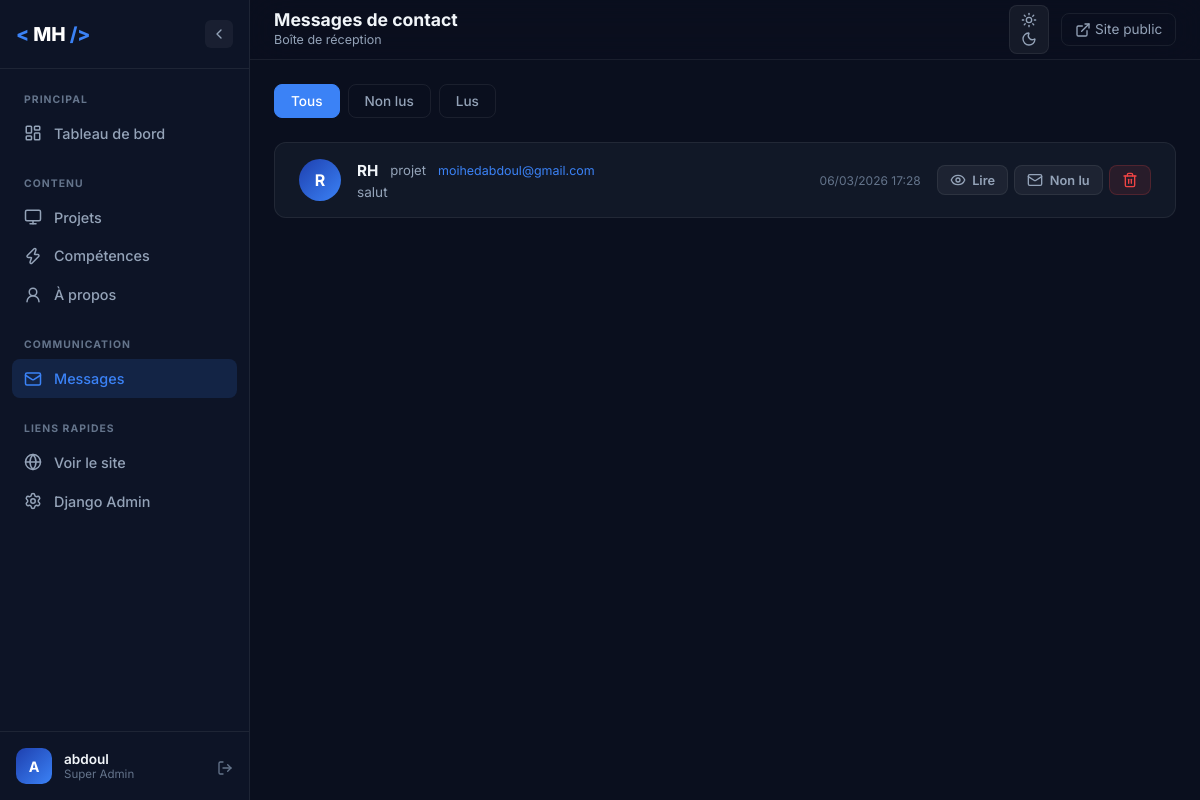
The page /dashboard/messages/ (signed in) on the database its author committed.
### portfolio/models.py (models this page shows, shortened)
class ContactMessage(models.Model):
    name = models.CharField(_('Nom'), max_length=100)
    email = models.EmailField(_('Email'))
    subject = models.CharField(_('Sujet'), max_length=200, blank=True)
    message = models.TextField(_('Message'))
    is_read = models.BooleanField(_('Lu'), default=False)
    created_at = models.DateTimeField(_('Reçu le'), auto_now_add=True)
    class Meta:
        ordering = ['-created_at']
        verbose_name = _('Message de contact')
        verbose_name_plural = _('Messages de contact')

### dashboard/views.py (the view)
# urls.py: path('messages/', views.message_list, name='message_list'),
@login_required(login_url='dashboard:login')
@user_passes_test(is_staff, login_url='dashboard:login')
def message_list(request):
    status = request.GET.get('status', '')
    msgs = ContactMessage.objects.order_by('-created_at')
    if status == 'unread':
        msgs = msgs.filter(is_read=False)
    elif status == 'read':
        msgs = msgs.filter(is_read=True)
    context = {'messages_list': msgs, 'status': status}
    return render(request, 'dashboard/messages/list.html', context)

### dashboard/views.py (called while the page is built)
def is_staff(user):
    return user.is_staff or user.is_superuser

### templates/dashboard/messages/list.html (shortened to what this page needs)
{% extends 'dashboard/base.html' %}
{% block nav_messages %}active{% endblock %}
{% block page_title %}Messages de contact{% endblock %}
{% block breadcrumb %}Boîte de réception{% endblock %}
{% block content %}
<div class="dash-page">
  <div class="dash-toolbar">
    <div class="filter-tabs">
      <a href="{% url 'dashboard:message_list' %}" class="filter-tab {% if not status %}active{% endif %}">Tous</a>
      <a href="?status=unread" class="filter-tab {% if status == 'unread' %}active{% endif %}">Non lus</a>
      <a href="?status=read" class="filter-tab {% if status == 'read' %}active{% endif %}">Lus</a>
    </div>
  </div>
  <div class="messages-admin-list dash-card">
    {% for msg in messages_list %}
    <div class="msg-admin-row {% if not msg.is_read %}msg-admin-unread{% endif %}">
      <div class="msg-admin-avatar" style="background:linear-gradient(135deg,#1e40af,#3b82f6);">
        {{ msg.name|first|upper }}
      </div>
      <div class="msg-admin-content">
        <div class="msg-admin-header">
          <strong>{{ msg.name }}</strong>
          {% if msg.subject %}<span class="msg-subject">{{ msg.subject }}</span>{% endif %}
          <span class="msg-admin-email">{{ msg.email }}</span>
        </div>
        <p class="msg-admin-preview">{{ msg.message|truncatewords:20 }}</p>
      </div>
      <div class="msg-admin-meta">
        <span class="msg-admin-date">{{ msg.created_at|date:"d/m/Y H:i" }}</span>
      </div>
      <div class="msg-admin-actions">
        <a href="{% url 'dashboard:message_detail' msg.pk %}" class="btn-dash btn-dash-sm btn-dash-ghost" title="Lire">
          <i data-lucide="eye" class="icon-sm"></i> Lire
        </a>
        <button class="btn-dash btn-dash-sm btn-dash-ghost toggle-read-btn"
                data-msg-id="{{ msg.pk }}"
                title="{% if msg.is_read %}Marquer non lu{% else %}Marquer lu{% endif %}">
          {% if msg.is_read %}
            <i data-lucide="mail" class="icon-sm"></i> Non lu
          {% else %}
            <i data-lucide="check-circle" class="icon-sm"></i> Lu
          {% endif %}
        </button>
        <a href="{% url 'dashboard:message_delete' msg.pk %}" class="btn-dash btn-dash-sm btn-dash-danger" title="Supprimer">
          <i data-lucide="trash-2" class="icon-sm"></i>
        </a>
      </div>
    </div>
    {% empty %}
    <div class="empty-state" style="padding:3rem;">
      <i data-lucide="inbox" class="empty-icon-svg"></i>
      <h3>Aucun message</h3>
      <p>Votre boîte de réception est vide.</p>
    </div>
    {% endfor %}
  </div>
</div>
{% endblock %}

### templates/dashboard/base.html (shortened to what this page needs)
{% load static %}
<!DOCTYPE html>
<html lang="fr" data-theme="dark">
<head>
  <link rel="stylesheet" href="https://cdn.jsdelivr.net/gh/devicons/devicon@latest/devicon.min.css" />
  <link rel="stylesheet" href="{% static 'dashboard/css/dashboard.css' %}" />
</head>
<body>
  {% if user.is_authenticated %}
  <aside class="sidebar" id="sidebar" role="navigation" aria-label="Navigation admin">
    <div class="sidebar-logo">
      <span class="logo-bracket">&lt;</span>
      <span class="logo-name">MH</span>
      <span class="logo-bracket">/&gt;</span>
      <button class="sidebar-toggle" id="sidebar-toggle" aria-label="Replier le menu">
        <i data-lucide="chevron-left" class="icon-sm"></i>
      </button>
    </div>
    <nav class="sidebar-nav">
      <div class="nav-group">
        <span class="nav-group-label">Principal</span>
        <a href="{% url 'dashboard:home' %}" class="nav-item {% block nav_home %}{% endblock %}">
          <i data-lucide="layout-dashboard" class="nav-icon-svg"></i>
          <span class="nav-label">Tableau de bord</span>
        </a>
      </div>
      <div class="nav-group">
        <span class="nav-group-label">Contenu</span>
        <a href="{% url 'dashboard:project_list' %}" class="nav-item {% block nav_projects %}{% endblock %}">
          <i data-lucide="monitor" class="nav-icon-svg"></i>
          <span class="nav-label">Projets</span>
        </a>
        <a href="{% url 'dashboard:skill_list' %}" class="nav-item {% block nav_skills %}{% endblock %}">
          <i data-lucide="zap" class="nav-icon-svg"></i>
          <span class="nav-label">Compétences</span>
        </a>
        <a href="{% url 'dashboard:about_edit' %}" class="nav-item {% block nav_about %}{% endblock %}">
          <i data-lucide="user-round" class="nav-icon-svg"></i>
          <span class="nav-label">À propos</span>
        </a>
      </div>
      <div class="nav-group">
        <span class="nav-group-label">Communication</span>
        <a href="{% url 'dashboard:message_list' %}" class="nav-item {% block nav_messages %}{% endblock %}">
          <i data-lucide="mail" class="nav-icon-svg"></i>
          <span class="nav-label">Messages</span>
        </a>
      </div>
      <div class="nav-group">
        <span class="nav-group-label">Liens rapides</span>
        <a href="/" target="_blank" class="nav-item">
          <i data-lucide="globe" class="nav-icon-svg"></i>
          <span class="nav-label">Voir le site</span>
        </a>
        <a href="/admin/" target="_blank" class="nav-item">
          <i data-lucide="settings" class="nav-icon-svg"></i>
          <span class="nav-label">Django Admin</span>
        </a>
      </div>
    </nav>
    <div class="sidebar-user">
      <div class="user-avatar">{{ user.username|first|upper }}</div>
      <div class="user-info">
        <span class="user-name">{{ user.username }}</span>
        <span class="user-role">{% if user.is_superuser %}Super Admin{% else %}Staff{% endif %}</span>
      </div>
      <a href="{% url 'dashboard:logout' %}" class="logout-btn" title="Déconnexion">
        <i data-lucide="log-out" class="icon-sm"></i>
      </a>
    </div>
  </aside>
  <div class="dash-body" id="dash-body">
    <header class="dash-topbar">
      <div class="topbar-title">
        <h1>{% block page_title %}Dashboard{% endblock %}</h1>
        <span class="breadcrumb">{% block breadcrumb %}Accueil{% endblock %}</span>
      </div>
      <div class="topbar-actions">
        <button id="theme-toggle-dash" class="theme-btn-dash" aria-label="Basculer le thème" title="Thème">
          <i data-lucide="sun" class="theme-icon-sun icon-sm"></i>
          <i data-lucide="moon" class="theme-icon-moon icon-sm"></i>
        </button>
        <a href="/" target="_blank" class="topbar-link">
          <i data-lucide="external-link" class="icon-sm"></i>
          Site public
        </a>
      </div>
    </header>
    <main class="dash-content">
      {% block content %}{% endblock %}
    </main>
  </div>
  {% else %}
  {% block auth_content %}{% endblock %}
  {% endif %}
</body>
</html>

### rows shown on the page
ContactMessage: name|first "R", name "RH", subject "projet", email "moihedabdoul@gmail.com", message "salut", created_at "06/03/2026 17:28", is_read True (drawn)

### other values the page prints
{{ user.username|first|upper }} "A"
{{ user.username }} "abdoul"
